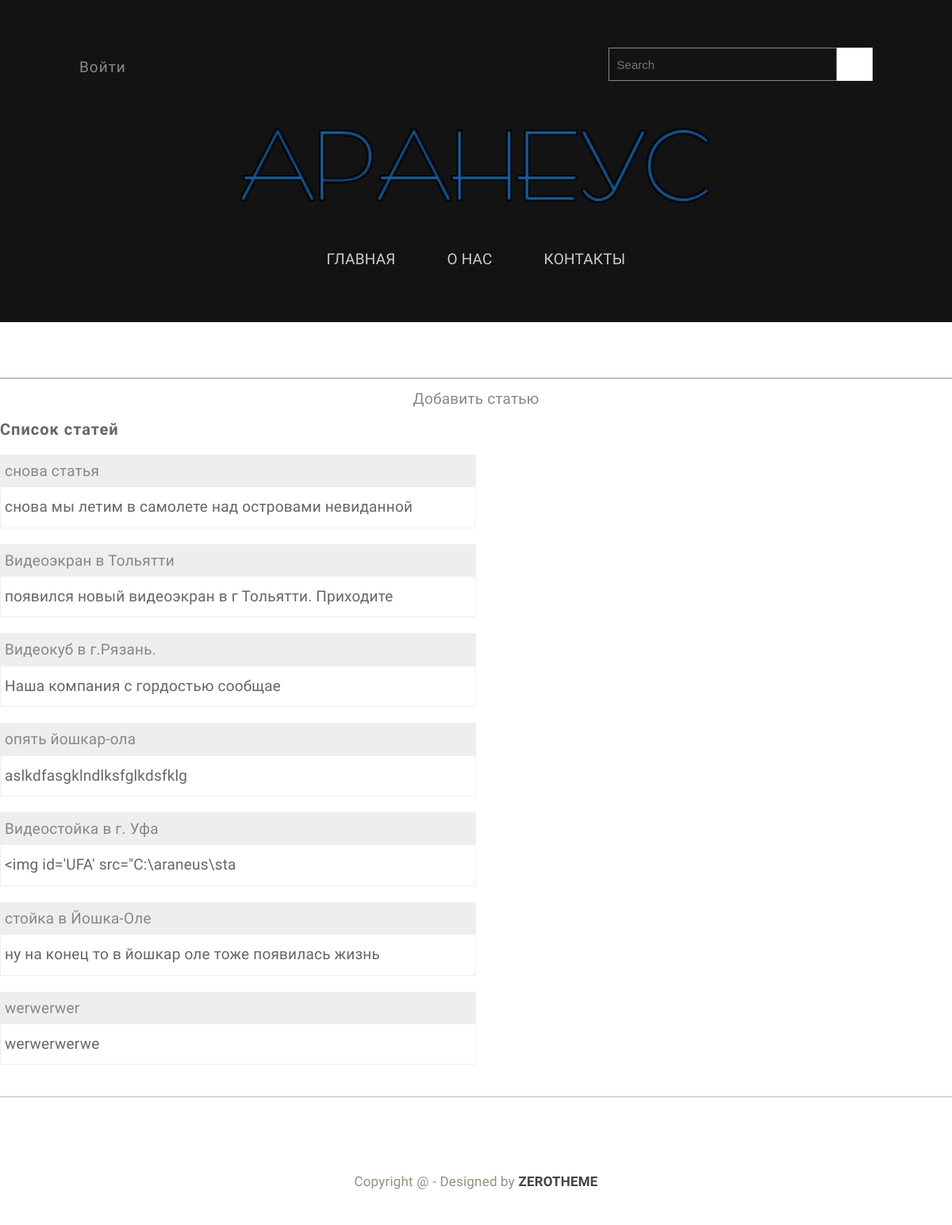
/admin, run on an earlier commit of the app's database.
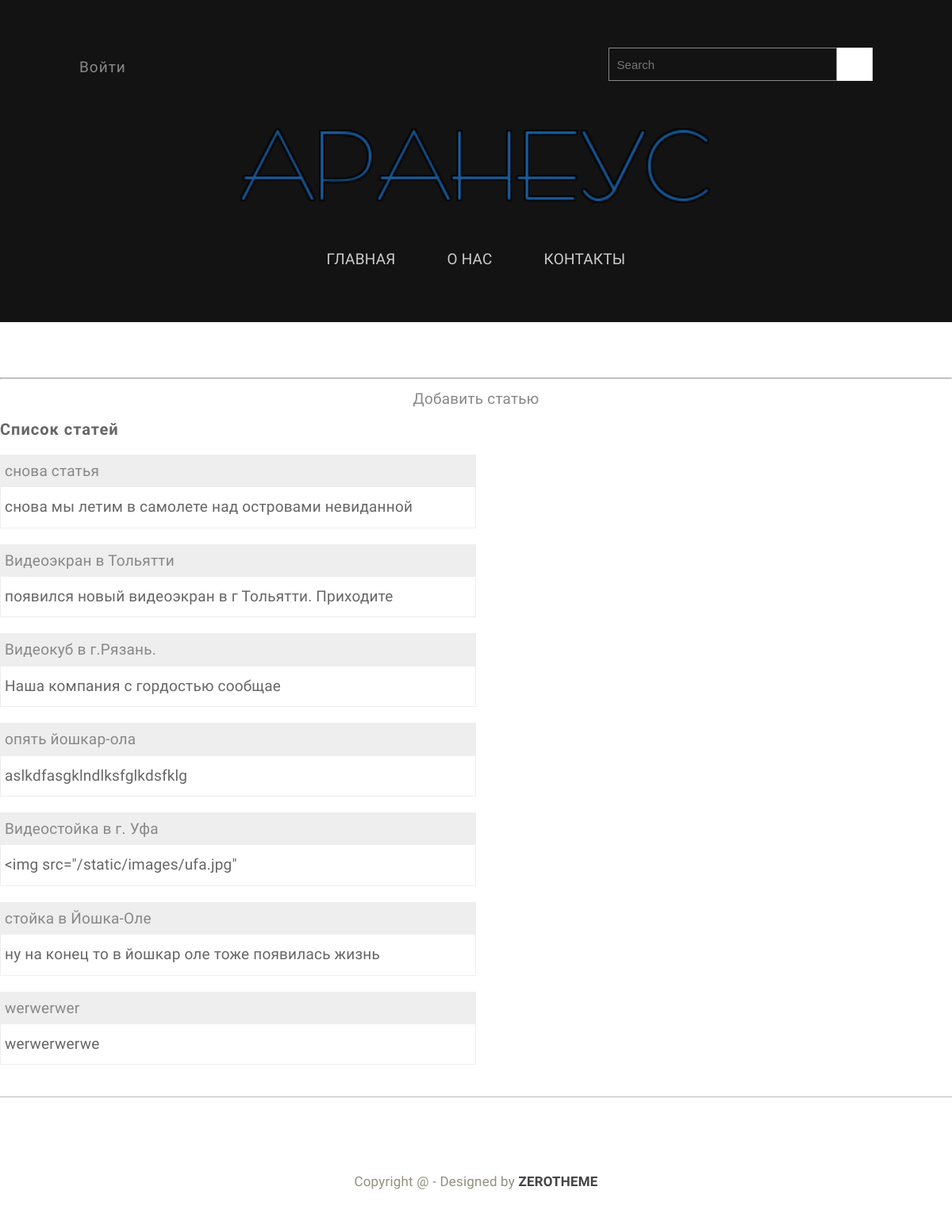
And on a later commit of the database.
### tables this page shows
CREATE TABLE mainmenu (
id integer PRIMARY KEY AUTOINCREMENT,
title text NOT NULL,
url text NOT NULL
);

CREATE TABLE "posts" (
	"id"	integer,
	"title"	text NOT NULL,
	"text"	text NOT NULL,
	"url"	text NOT NULL,
	"time"	integer NOT NULL,
	PRIMARY KEY("id" AUTOINCREMENT)
);

### app.py (the view)
@app.route('/admin')
def admin():
    db = get_db()
    dbase = FDataBase(db)
    return render_template('admin.html',menu=dbase.getMenu(),  title='панель администратора', posts=dbase.getPostsAnonce())

### FDataBase.py (called while the page is built)
    def getMenu(self):
        sql = '''SELECT * FROM mainmenu'''
        try:
            self.__cur.execute(sql)
            res = self.__cur.fetchall()
            if res: return res
        except:
            print("Ошибка чтения из БД")
        return []

    def getPostsAnonce(self):
        try:
            self.__cur.execute(f"SELECT id, title, text, url FROM posts ORDER BY time DESC")
            res = self.__cur.fetchall()
            if res: return res
        except sqlite3.Error as e:
            print("Ошибка получения статьи из БД " + str(e))
        return []

### app.py (called while the page is built)
def connect_db():
    conn = sqlite3.connect(app.config['DATABASE'])
    conn.row_factory = sqlite3.Row
    return conn

def get_db():
    if not hasattr(g, 'link_db'):
       g.link_db = connect_db()
    return g.link_db

### templates/admin.html (shortened to what this page needs)
{% extends 'base.html' %}
{% block content %}
    <hr>
    <p align="center" ><a href="add_post">Добавить статью</a></p>
    <h3>Список статей</h3>
     <ul class="list-posts">
        {% for p in posts %}
            <li>
                <p class="title"><a  href="{{ url_for('showPost', id_post=p.id) }}">{{ p.title }}</a></p>
                <p class="annonce"><span>{{ p.text[:50] | striptags }}</span></p>
            </li>
        {% endfor %}
    </ul>
{% endblock %}

### templates/base.html (shortened to what this page needs)
<!DOCTYPE html>
<html lang="ru">
<html lang="ru">
<head>
    <link rel="stylesheet" href="/static/css/zerogrid.css">
    <link rel="stylesheet" href="/static/css/style.css">
    <link rel="stylesheet" href="/static/css/menu.css">
    <link href="/static/owl-carousel/owl.carousel.css" rel="stylesheet">
</head>
    <body>
        <div class="wrap-body">
            {% include 'include/header.html' %}
            {% block content %}
            {% endblock content %}
            {% include 'include/footer.html' %}
        </div>
    </body>
</html>

### templates/include/header.html (shortened to what this page needs)
<header class="main-header">
    <div class="zerogrid">
        <div id="top">
            <div class="row">
                <div class="col-2-3">
                    <ul class="list-inline top-link link">
                        <li><a href="{{ url_for('login') }}">Войти</a></li>
                    </ul>
                </div>
                <div class="col-1-3">
                    <div class="top-search">
                        <form id="form-container" action="">
                            <a class="search-submit-button" href="javascript:void(0)">
                            </a>
                            <div id="searchtext">
                                <input type="text" id="s" name="s" placeholder="Search">
                            </div>
                        </form>
                    </div>
                </div>
            </div>
        </div>
        <div class="t-center">
            <a class="site-branding" href="#">
                <img src="/static/images/logo.png" width="600px"/>
            </a>
            {%- block mainmenu -%}
                <div id='cssmenu' class="align-center">
                    <ul>
                        {% for p in menu %}
                            <li class="list"><a href={{ p.url }}><span>{{ p.title }}</span></a></li>
                        {% endfor %}
                    </ul>
                </div>
            {% endblock mainmenu %}
        </div>
    </div>
</header>

### templates/include/footer.html (shortened to what this page needs)
<footer>
    <div class="zerogrid wrap-footer">
        <div class="row">
            <div class="bottom-social">
                <a href="#"></a>
                <a href="#"></a>
                <a href="#"></a>
                <a href="#"></a>
                <a href="#"></a>
                <a href="#"></a>
                <a href="#"></a>
                <a href="#"></a>
            </div>
        </div>
        <div class="copyright">
            Copyright @ - Designed by <a href="https://www.zerotheme.com">ZEROTHEME</a>
        </div>
    </div>
</footer>

### static/css/zerogrid.css (style rules this page uses)
.zerogrid { width: 1000px; position: relative; margin: 0 auto; padding: 0px; }
.zerogrid:after { content: "\0020"; display: block; height: 0; clear: both; visibility: hidden; }
.zerogrid .row:before,.row:after { content: '\0020'; display: block; overflow: hidden; visibility: hidden; width: 0; height: 0; }
.zerogrid .row:after { clear: both; }
.zerogrid .row { zoom: 1; }
.zerogrid .col-1-2, .zerogrid .col-1-3, .zerogrid .col-2-3, .zerogrid .col-1-4, .zerogrid .col-2-4, .zerogrid .col-3-4, .zerogrid .col-1-5, .zerogrid .col-2-5, .zerogrid .col-3-5, .zerogrid .col-4-5, .zerogrid .col-1-6, .zerogrid .col-2-6, .zerogrid .col-3-6, .zerogrid .col-4-6, .zerogrid .col-5-6 { float:left; display: inline-block; }
.zerogrid .col-1-3,.zerogrid .col-1-3-fixed { width:33.33%; }
.zerogrid .col-2-3,.zerogrid .col-2-3-fixed { width:66.66%; }

### static/css/menu.css (style rules this page uses)
#cssmenu { width: auto; padding: 0; line-height: 1; display: block; position: relative; z-index: 9999; }
#cssmenu ul { list-style: none; margin: 0; padding: 0; display: block; }
#cssmenu ul:after, #cssmenu:after { content: " "; display: block; font-size: 0; height: 0; clear: both; visibility: hidden; }
#cssmenu ul li { margin: 0 10px; padding: 0; display: block; position: relative; }
#cssmenu ul li a { text-decoration: none; display: block; margin: 0; -webkit-transition: color .2s ease; -moz-transition: color .2s ease; -ms-transition: color .2s ease; -o-transition: color .2s ease; transition: color .2s ease; -webkit-box-sizing: border-box; -moz-box-sizing: border-box; box-sizing: border-box; }
#cssmenu > ul > li { float: left; }
#cssmenu.align-center > ul > li { float: none; display: inline-block; }
#cssmenu.align-center > ul { text-align: center; }
#cssmenu > ul > li:after { content: ""; display: block; position: absolute; width: 100%; height: 0; top: 0; z-index: 0; background: #ffffff; -webkit-transition: height .2s; -moz-transition: height .2s; -ms-transition: height .2s; -o-transition: height .2s; transition: height .2s; }
#cssmenu > ul > li > a { color: #ccc; padding: 15px 20px; text-transform: uppercase; z-index: 2; position: relative; }
#cssmenu > ul > li > a { display: block; }
#cssmenu > ul > li { width: auto; }

What changed in the data, as far as the page shows it:
changed posts "Видеостойка в г. Уфа": text "<img id='UFA' src=\"C:\\araneus\\sta" → "<img src=\"/static/images/ufa.jpg\""
